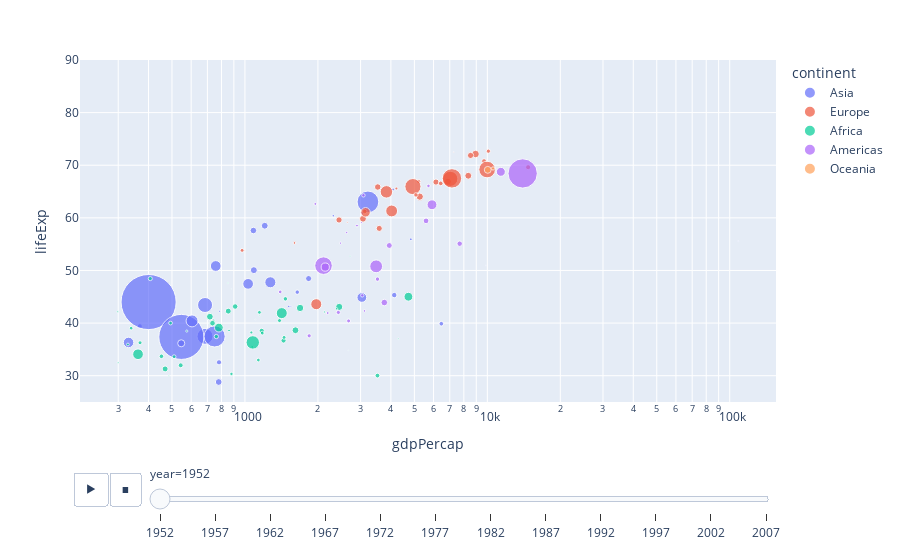
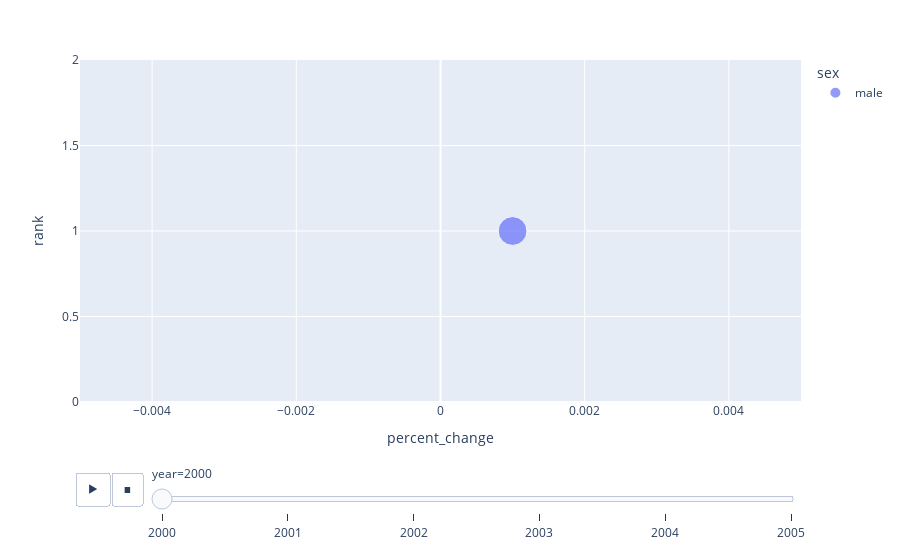

Notebook source saved alongside these figures, in order:
### Code cell
import plotly.express as px
import pandas as pd


df = px.data.gapminder()


fig = px.scatter(df, 
                 x='gdpPercap', 
                 y='lifeExp', 
                 size='pop', 
                 color='continent', 
                 hover_name='country',
                 animation_frame='year', 
                 animation_group='country',
                 log_x=True, 
                 size_max=60,
                 range_y=[25,90])

fig.show()

data = {
    'percent_change': [0.001, 0.002, 0.003, -0.001, 0.004, 0.005] * 10,
    'rank': [1, 2, 3, 4, 5, 6] * 10,
    'percent': [10, 20, 30, 40, 50, 60] * 10,
    'sex': ['male', 'female', 'male', 'female', 'male', 'female'] * 10,
    'year': [2000, 2001, 2002, 2003, 2004, 2005] * 10,
    'name': ['A', 'B', 'C', 'D', 'E', 'F'] * 10
}

df_custom = pd.DataFrame(data)


fig_custom = px.scatter(df_custom, 
                        x='percent_change', 
                        y='rank', 
                        size='percent', 
                        color='sex', 
                        animation_frame='year', 
                        animation_group='name', 
                        hover_name='name',
                        size_max=50, 
                        range_x=[-0.005, 0.005]) # 删除 log_x=True 和 range_y 参数

fig_custom.show()

### Figure 1 — Plotly figure (JSON) as saved in the notebook; plotly's stock layout.template omitted (floating-point values rounded to 4 significant figures)
{"data": [{"hovertemplate": "<b>%{hovertext}</b><br><br>continent=Asia<br>year=1952<br>gdpPercap=%{x}<br>lifeExp=%{y}<br>pop=%{marker.size}<extra></extra>", "hovertext": ["Afghanistan", "Bahrain", "Bangladesh", "Cambodia", "China", "Hong Kong, China", "India", "Indonesia", "Iran", "Iraq", "Israel", "Japan", "Jordan", "Korea, Dem. Rep.", "Korea, Rep.", "Kuwait", "Lebanon", "Malaysia", "Mongolia", "Myanmar", "Nepal", "Oman", "Pakistan", "Philippines", "Saudi Arabia", "Singapore", "Sri Lanka", "Syria", "Taiwan", "Thailand", "Vietnam", "West Bank and Gaza", "Yemen, Rep."], "ids": ["Afghanistan", "Bahrain", "Bangladesh", "Cambodia", "China", "Hong Kong, China", "India", "Indonesia", "Iran", "Iraq", "Israel", "Japan", "Jordan", "Korea, Dem. Rep.", "Korea, Rep.", "Kuwait", "Lebanon", "Malaysia", "Mongolia", "Myanmar", "Nepal", "Oman", "Pakistan", "Philippines", "Saudi Arabia", "Singapore", "Sri Lanka", "Syria", "Taiwan", "Thailand", "Vietnam", "West Bank and Gaza", "Yemen, Rep."], "legendgroup": "Asia", "marker": {"color": "#636efa", "size": [8425333, 120447, 46886859, 4693836, 556263527, 2125900, 372000000, 82052000, 17272000, 5441766, 1620914, 86459025, 607914, 8865488, 20947571, 160000, 1439529, 6748378, 800663, 20092996, 9182536, 507833, 41346560, 22438691, 4005677, 1127000, 7982342, 3661549, 8550362, 21289402, 26246839, 1030585, 4963829], "sizemode": "area", "sizeref": 366300.0, "symbol": "circle"}, "mode": "markers", "name": "Asia", "orientation": "v", "showlegend": true, "type": "scatter", "x": [779.4, 9867.0, 684.2, 368.5, 400.4, 3054.0, 546.6, 749.7, 3035.0, 4130.0, 4087.0, 3217.0, 1547.0, 1088.0, 1031.0, 108400.0, 4835.0, 1831.0, 786.6, 331, 545.9, 1828.0, 684.6, 1273.0, 6460.0, 2315.0, 1084.0, 1643.0, 1207.0, 757.8, 605.1, 1516.0, 781.7], "xaxis": "x", "y": [28.8, 50.94, 37.48, 39.42, 44, 60.96, 37.37, 37.47, 44.87, 45.32, 65.39, 63.03, 43.16, 50.06, 47.45, 55.56, 55.93, 48.46, 42.24, 36.32, 36.16, 37.58, 43.44, 47.75, 39.88, 60.4, 57.59, 45.88, 58.5, 50.85, 40.41, 43.16, 32.55], "yaxis": "y"}, {"hovertemplate": "<b>%{hovertext}</b><br><br>continent=Europe<br>year=1952<br>gdpPercap=%{x}<br>lifeExp=%{y}<br>pop=%{marker.size}<extra></extra>", "hovertext": ["Albania", "Austria", "Belgium", "Bosnia and Herzegovina", "Bulgaria", "Croatia", "Czech Republic", "Denmark", "Finland", "France", "Germany", "Greece", "Hungary", "Iceland", "Ireland", "Italy", "Montenegro", "Netherlands", "Norway", "Poland", "Portugal", "Romania", "Serbia", "Slovak Republic", "Slovenia", "Spain", "Sweden", "Switzerland", "Turkey", "United Kingdom"], "ids": ["Albania", "Austria", "Belgium", "Bosnia and Herzegovina", "Bulgaria", "Croatia", "Czech Republic", "Denmark", "Finland", "France", "Germany", "Greece", "Hungary", "Iceland", "Ireland", "Italy", "Montenegro", "Netherlands", "Norway", "Poland", "Portugal", "Romania", "Serbia", "Slovak Republic", "Slovenia", "Spain", "Sweden", "Switzerland", "Turkey", "United Kingdom"], "legendgroup": "Europe", "marker": {"color": "#EF553B", "size": [1282697, 6927772, 8730405, 2791000, 7274900, 3882229, 9125183, 4334000, 4090500, 42459667, 69145952, 7733250, 9504000, 147962, 2952156, 47666000, 413834, 10381988, 3327728, 25730551, 8526050, 16630000, 6860147, 3558137, 1489518, 28549870, 7124673, 4815000, 22235677, 50430000], "sizemode": "area", "sizeref": 366300.0, "symbol": "circle"}, "mode": "markers", "name": "Europe", "orientation": "v", "showlegend": true, "type": "scatter", "x": [1601.0, 6137.0, 8343.0, 973.5, 2444.0, 3119.0, 6876.0, 9692.0, 6425.0, 7030.0, 7144.0, 3531.0, 5264.0, 7268.0, 5210.0, 4931.0, 2648.0, 8942.0, 10100.0, 4029.0, 3068.0, 3145.0, 3581.0, 5075.0, 4215.0, 3834.0, 8528.0, 14730.0, 1969.0, 9980.0], "xaxis": "x", "y": [55.23, 66.8, 68, 53.82, 59.6, 61.21, 66.87, 70.78, 66.55, 67.41, 67.5, 65.86, 64.03, 72.49, 66.91, 65.94, 59.16, 72.13, 72.67, 61.31, 59.82, 61.05, 58.0, 64.36, 65.57, 64.94, 71.86, 69.62, 43.59, 69.18], "yaxis": "y"}, {"hovertemplate": "<b>%{hovertext}</b><br><br>continent=Africa<br>year=1952<br>gdpPercap=%{x}<br>lifeExp=%{y}<br>pop=%{marker.size}<extra></extra>", "hovertext": ["Algeria", "Angola", "Benin", "Botswana", "Burkina Faso", "Burundi", "Cameroon", "Central African Republic", "Chad", "Comoros", "Congo, Dem. Rep.", "Congo, Rep.", "Cote d'Ivoire", "Djibouti", "Egypt", "Equatorial Guinea", "Eritrea", "Ethiopia", "Gabon", "Gambia", "Ghana", "Guinea", "Guinea-Bissau", "Kenya", "Lesotho", "Liberia", "Libya", "Madagascar", "Malawi", "Mali", "Mauritania", "Mauritius", "Morocco", "Mozambique", "Namibia", "Niger", "Nigeria", "Reunion", "Rwanda", "Sao Tome and Principe", "Senegal", "Sierra Leone", "Somalia", "South Africa", "Sudan", "Swaziland", "Tanzania", "Togo", "Tunisia", "Uganda", "Zambia", "Zimbabwe"], "ids": ["Algeria", "Angola", "Benin", "Botswana", "Burkina Faso", "Burundi", "Cameroon", "Central African Republic", "Chad", "Comoros", "Congo, Dem. Rep.", "Congo, Rep.", "Cote d'Ivoire", "Djibouti", "Egypt", "Equatorial Guinea", "Eritrea", "Ethiopia", "Gabon", "Gambia", "Ghana", "Guinea", "Guinea-Bissau", "Kenya", "Lesotho", "Liberia", "Libya", "Madagascar", "Malawi", "Mali", "Mauritania", "Mauritius", "Morocco", "Mozambique", "Namibia", "Niger", "Nigeria", "Reunion", "Rwanda", "Sao Tome and Principe", "Senegal", "Sierra Leone", "Somalia", "South Africa", "Sudan", "Swaziland", "Tanzania", "Togo", "Tunisia", "Uganda", "Zambia", "Zimbabwe"], "legendgroup": "Africa", "marker": {"color": "#00cc96", "size": [9279525, 4232095, 1738315, 442308, 4469979, 2445618, 5009067, 1291695, 2682462, 153936, 14100005, 854885, 2977019, 63149, 22223309, 216964, 1438760, 20860941, 420702, 284320, 5581001, 2664249, 580653, 6464046, 748747, 863308, 1019729, 4762912, 2917802, 3838168, 1022556, 516556, 9939217, 6446316, 485831, 3379468, 33119096, 257700, 2534927, 60011, 2755589, 2143249, 2526994, 14264935, 8504667, 290243, 8322925, 1219113, 3647735, 5824797, 2672000, 3080907], "sizemode": "area", "sizeref": 366300.0, "symbol": "circle"}, "mode": "markers", "name": "Africa", "orientation": "v", "showlegend": true, "type": "scatter", "x": [2449.0, 3521.0, 1063.0, 851.2, 543.3, 339.3, 1173.0, 1071.0, 1179.0, 1103.0, 780.5, 2126.0, 1389.0, 2670.0, 1419.0, 375.6, 328.9, 362.1, 4293.0, 485.2, 911.3, 510.2, 299.9, 853.5, 298.8, 575.6, 2388.0, 1443.0, 369.2, 452.3, 743.1, 1968.0, 1688.0, 468.5, 2424.0, 761.9, 1077.0, 2719.0, 493.3, 879.6, 1450.0, 879.8, 1136.0, 4725.0, 1616.0, 1148.0, 716.7, 859.8, 1468.0, 734.8, 1147.0, 406.9], "xaxis": "x", "y": [43.08, 30.02, 38.22, 47.62, 31.98, 39.03, 38.52, 35.46, 38.09, 40.72, 39.14, 42.11, 40.48, 34.81, 41.89, 34.48, 35.93, 34.08, 37.0, 30, 43.15, 33.61, 32.5, 42.27, 42.14, 38.48, 42.72, 36.68, 36.26, 33.69, 40.54, 50.99, 42.87, 31.29, 41.73, 37.44, 36.32, 52.72, 40, 46.47, 37.28, 30.33, 32.98, 45.01, 38.63, 41.41, 41.22, 38.6, 44.6, 39.98, 42.04, 48.45], "yaxis": "y"}, {"hovertemplate": "<b>%{hovertext}</b><br><br>continent=Americas<br>year=1952<br>gdpPercap=%{x}<br>lifeExp=%{y}<br>pop=%{marker.size}<extra></extra>", "hovertext": ["Argentina", "Bolivia", "Brazil", "Canada", "Chile", "Colombia", "Costa Rica", "Cuba", "Dominican Republic", "Ecuador", "El Salvador", "Guatemala", "Haiti", "Honduras", "Jamaica", "Mexico", "Nicaragua", "Panama", "Paraguay", "Peru", "Puerto Rico", "Trinidad and Tobago", "United States", "Uruguay", "Venezuela"], "ids": ["Argentina", "Bolivia", "Brazil", "Canada", "Chile", "Colombia", "Costa Rica", "Cuba", "Dominican Republic", "Ecuador", "El Salvador", "Guatemala", "Haiti", "Honduras", "Jamaica", "Mexico", "Nicaragua", "Panama", "Paraguay", "Peru", "Puerto Rico", "Trinidad and Tobago", "United States", "Uruguay", "Venezuela"], "legendgroup": "Americas", "marker": {"color": "#ab63fa", "size": [17876956, 2883315, 56602560, 14785584, 6377619, 12350771, 926317, 6007797, 2491346, 3548753, 2042865, 3146381, 3201488, 1517453, 1426095, 30144317, 1165790, 940080, 1555876, 8025700, 2227000, 662850, 157553000, 2252965, 5439568], "sizemode": "area", "sizeref": 366300.0, "symbol": "circle"}, "mode": "markers", "name": "Americas", "orientation": "v", "showlegend": true, "type": "scatter", "x": [5911.0, 2677.0, 2109.0, 11370.0, 3940.0, 2144.0, 2627.0, 5587.0, 1398.0, 3522.0, 3048.0, 2428.0, 1840.0, 2195.0, 2899.0, 3478.0, 3112.0, 2480.0, 1952.0, 3759.0, 3082.0, 3023.0, 13990.0, 5717.0, 7690.0], "xaxis": "x", "y": [62.48, 40.41, 50.92, 68.75, 54.74, 50.64, 57.21, 59.42, 45.93, 48.36, 45.26, 42.02, 37.58, 41.91, 58.53, 50.79, 42.31, 55.19, 62.65, 43.9, 64.28, 59.1, 68.44, 66.07, 55.09], "yaxis": "y"}, {"hovertemplate": "<b>%{hovertext}</b><br><br>continent=Oceania<br>year=1952<br>gdpPercap=%{x}<br>lifeExp=%{y}<br>pop=%{marker.size}<extra></extra>", "hovertext": ["Australia", "New Zealand"], "ids": ["Australia", "New Zealand"], "legendgroup": "Oceania", "marker": {"color": "#FFA15A", "size": [8691212, 1994794], "sizemode": "area", "sizeref": 366300.0, "symbol": "circle"}, "mode": "markers", "name": "Oceania", "orientation": "v", "showlegend": true, "type": "scatter", "x": [10040.0, 10560.0], "xaxis": "x", "y": [69.12, 69.39], "yaxis": "y"}], "layout": {"legend": {"itemsizing": "constant", "title": {"text": "continent"}, "tracegroupgap": 0}, "margin": {"t": 60}, "sliders": [{"active": 0, "currentvalue": {"prefix": "year="}, "len": 0.9, "pad": {"b": 10, "t": 60}, "steps": [{"args": [["1952"], {"frame": {"duration": 0, "redraw": false}, "fromcurrent": true, "mode": "immediate", "transition": {"duration": 0, "easing": "linear"}}], "label": "1952", "method": "animate"}, {"args": [["1957"], {"frame": {"duration": 0, "redraw": false}, "fromcurrent": true, "mode": "immediate", "transition": {"duration": 0, "easing": "linear"}}], "label": "1957", "method": "animate"}, {"args": [["1962"], {"frame": {"duration": 0, "redraw": false}, "fromcurrent": true, "mode": "immediate", "transition": {"duration": 0, "easing": "linear"}}], "label": "1962", "method": "animate"}, {"args": [["1967"], {"frame": {"duration": 0, "redraw": false}, "fromcurrent": true, "mode": "immediate", "transition": {"duration": 0, "easing": "linear"}}], "label": "1967", "method": "animate"}, {"args": [["1972"], {"frame": {"duration": 0, "redraw": false}, "fromcurrent": true, "mode": "immediate", "transition": {"duration": 0, "easing": "linear"}}], "label": "1972", "method": "animate"}, {"args": [["1977"], {"frame": {"duration": 0, "redraw": false}, "fromcurrent": true, "mode": "immediate", "transition": {"duration": 0, "easing": "linear"}}], "label": "1977", "method": "animate"}, {"args": [["1982"], {"frame": {"duration": 0, "redraw": false}, "fromcurrent": true, "mode": "immediate", "transition": {"duration": 0, "easing": "linear"}}], "label": "1982", "method": "animate"}, {"args": [["1987"], {"frame": {"duration": 0, "redraw": false}, "fromcurrent": true, "mode": "immediate", "transition": {"duration": 0, "easing": "linear"}}], "label": "1987", "method": "animate"}, {"args": [["1992"], {"frame": {"duration": 0, "redraw": false}, "fromcurrent": true, "mode": "immediate", "transition": {"duration": 0, "easing": "linear"}}], "label": "1992", "method": "animate"}, {"args": [["1997"], {"frame": {"duration": 0, "redraw": false}, "fromcurrent": true, "mode": "immediate", "transition": {"duration": 0, "easing": "linear"}}], "label": "1997", "method": "animate"}, {"args": [["2002"], {"frame": {"duration": 0, "redraw": false}, "fromcurrent": true, "mode": "immediate", "transition": {"duration": 0, "easing": "linear"}}], "label": "2002", "method": "animate"}, {"args": [["2007"], {"frame": {"duration": 0, "redraw": false}, "fromcurrent": true, "mode": "immediate", "transition": {"duration": 0, "easing": "linear"}}], "label": "2007", "method": "animate"}], "x": 0.1, "xanchor": "left", "y": 0, "yanchor": "top"}], "updatemenus": [{"buttons": [{"args": [null, {"frame": {"duration": 500, "redraw": false}, "fromcurrent": true, "mode": "immediate", "transition": {"duration": 500, "easing": "linear"}}], "label": "&#9654;", "method": "animate"}, {"args": [[null], {"frame": {"duration": 0, "redraw": false}, "fromcurrent": true, "mode": "immediate", "transition": {"duration": 0, "easing": "linear"}}], "label": "&#9724;", "method": "animate"}], "direction": "left", "pad": {"r": 10, "t": 70}, "showactive": false, "type": "buttons", "x": 0.1, "xanchor": "right", "y": 0, "yanchor": "top"}], "xaxis": {"anchor": "y", "domain": [0, 1], "title": {"text": "gdpPercap"}, "type": "log"}, "yaxis": {"anchor": "x", "domain": [0, 1], "range": [25, 90], "title": {"text": "lifeExp"}}}}

### Figure 2 — Plotly figure (JSON) as saved in the notebook; plotly's stock layout.template omitted (floating-point values rounded to 4 significant figures)
{"data": [{"hovertemplate": "<b>%{hovertext}</b><br><br>sex=male<br>year=2000<br>percent_change=%{x}<br>rank=%{y}<br>percent=%{marker.size}<extra></extra>", "hovertext": ["A", "A", "A", "A", "A", "A", "A", "A", "A", "A"], "ids": ["A", "A", "A", "A", "A", "A", "A", "A", "A", "A"], "legendgroup": "male", "marker": {"color": "#636efa", "size": [10, 10, 10, 10, 10, 10, 10, 10, 10, 10], "sizemode": "area", "sizeref": 0.024, "symbol": "circle"}, "mode": "markers", "name": "male", "orientation": "v", "showlegend": true, "type": "scatter", "x": [0.001, 0.001, 0.001, 0.001, 0.001, 0.001, 0.001, 0.001, 0.001, 0.001], "xaxis": "x", "y": [1, 1, 1, 1, 1, 1, 1, 1, 1, 1], "yaxis": "y"}], "layout": {"legend": {"itemsizing": "constant", "title": {"text": "sex"}, "tracegroupgap": 0}, "margin": {"t": 60}, "sliders": [{"active": 0, "currentvalue": {"prefix": "year="}, "len": 0.9, "pad": {"b": 10, "t": 60}, "steps": [{"args": [["2000"], {"frame": {"duration": 0, "redraw": false}, "fromcurrent": true, "mode": "immediate", "transition": {"duration": 0, "easing": "linear"}}], "label": "2000", "method": "animate"}, {"args": [["2001"], {"frame": {"duration": 0, "redraw": false}, "fromcurrent": true, "mode": "immediate", "transition": {"duration": 0, "easing": "linear"}}], "label": "2001", "method": "animate"}, {"args": [["2002"], {"frame": {"duration": 0, "redraw": false}, "fromcurrent": true, "mode": "immediate", "transition": {"duration": 0, "easing": "linear"}}], "label": "2002", "method": "animate"}, {"args": [["2003"], {"frame": {"duration": 0, "redraw": false}, "fromcurrent": true, "mode": "immediate", "transition": {"duration": 0, "easing": "linear"}}], "label": "2003", "method": "animate"}, {"args": [["2004"], {"frame": {"duration": 0, "redraw": false}, "fromcurrent": true, "mode": "immediate", "transition": {"duration": 0, "easing": "linear"}}], "label": "2004", "method": "animate"}, {"args": [["2005"], {"frame": {"duration": 0, "redraw": false}, "fromcurrent": true, "mode": "immediate", "transition": {"duration": 0, "easing": "linear"}}], "label": "2005", "method": "animate"}], "x": 0.1, "xanchor": "left", "y": 0, "yanchor": "top"}], "updatemenus": [{"buttons": [{"args": [null, {"frame": {"duration": 500, "redraw": false}, "fromcurrent": true, "mode": "immediate", "transition": {"duration": 500, "easing": "linear"}}], "label": "&#9654;", "method": "animate"}, {"args": [[null], {"frame": {"duration": 0, "redraw": false}, "fromcurrent": true, "mode": "immediate", "transition": {"duration": 0, "easing": "linear"}}], "label": "&#9724;", "method": "animate"}], "direction": "left", "pad": {"r": 10, "t": 70}, "showactive": false, "type": "buttons", "x": 0.1, "xanchor": "right", "y": 0, "yanchor": "top"}], "xaxis": {"anchor": "y", "domain": [0, 1], "range": [-0.005, 0.005], "title": {"text": "percent_change"}}, "yaxis": {"anchor": "x", "domain": [0, 1], "title": {"text": "rank"}}}}
